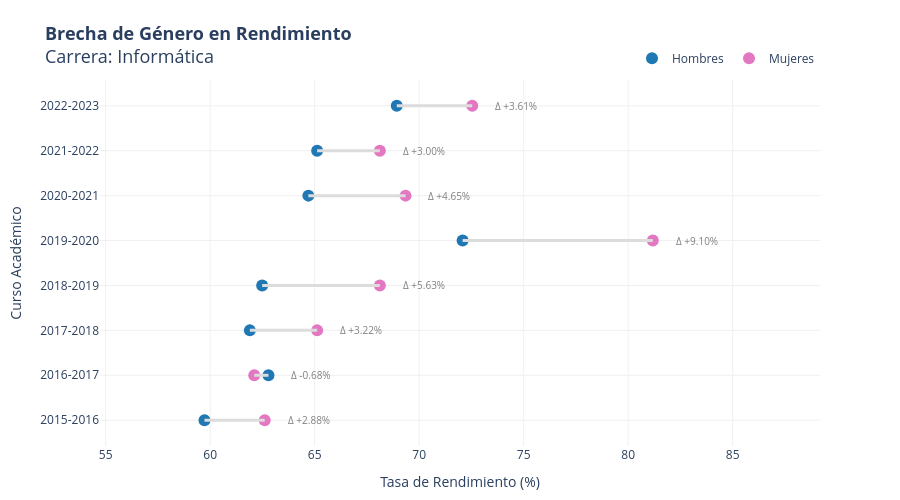

Source (notebook cell):
### Markdown cell above
## Brecha Hombres vs Mujeres

### Code cell
import plotly.graph_objects as go

# 1. Preparar los datos
# Filtramos para quedarnos solo con Hombres y Mujeres y la tasa específica
df_gap = df[(df['Genero'].isin(['Mujeres', 'Hombres'])) & 
            (df['Tasa'] == "Rendimiento") & 
            (df['Carrera'] == "Informática")].copy()

# Pivotamos para tener Hombres y Mujeres como columnas
df_pivot = df_gap.pivot(index='Anio', columns='Genero', values='Valor').reset_index()

# Ordenar por año para que la evolución sea lógica
df_pivot = df_pivot.sort_values('Anio')

fig = go.Figure()

# 2. Añadir las líneas de la "mancuerna" (Conectores)
for i, row in df_pivot.iterrows():
    fig.add_shape(
        type="line",
        x0=row['Hombres'], x1=row['Mujeres'],
        y0=row['Anio'], y1=row['Anio'],
        line=dict(color="#dcdcdc", width=3)
    )

# 3. Añadir puntos de Hombres
fig.add_trace(go.Scatter(
    x=df_pivot['Hombres'], 
    y=df_pivot['Anio'],
    mode='markers',
    name='Hombres',
    marker=dict(color='#1f77b4', size=12, symbol='circle'),
    hovertemplate="Hombres: %{x}%<extra></extra>"
))

# 4. Añadir puntos de Mujeres
fig.add_trace(go.Scatter(
    x=df_pivot['Mujeres'], 
    y=df_pivot['Anio'],
    mode='markers',
    name='Mujeres',
    marker=dict(color='#e377c2', size=12, symbol='circle'),
    hovertemplate="Mujeres: %{x}%<extra></extra>"
))

# 5. Añadir el valor de la brecha como texto a la derecha de cada mancuerna
for i, row in df_pivot.iterrows():
    brecha = row['Mujeres'] - row['Hombres']
    # Determinamos qué punto está más a la derecha para colocar el texto
    pos_x = max(row['Mujeres'], row['Hombres']) + 1 
    
    fig.add_annotation(
        x=pos_x, y=row['Anio'],
        text=f"Δ {brecha:+.2f}%",
        showarrow=False,
        xanchor="left",
        font=dict(size=10, color="gray")
    )

# 6. Estética del gráfico
fig.update_layout(
    title=dict(
        text=f"<b>Brecha de Género en Rendimiento</b><br>Carrera: Informática",
        font=dict(size=18)
    ),
    xaxis=dict(
        title="Tasa de Rendimiento (%)",
        gridcolor='#f0f0f0',
        range=[df_gap['Valor'].min() - 5, df_gap['Valor'].max() + 8] # Espacio para el texto
    ),
    yaxis=dict(title="Curso Académico", gridcolor='#f0f0f0'),
    margin=dict(l=100, r=80, t=80, b=50),
    template="plotly_white",
    legend=dict(orientation="h", yanchor="bottom", y=1.02, xanchor="right", x=1),
    height=500
)

fig.show()

### Figure 1 — Plotly figure (JSON) as saved in the notebook; plotly's stock layout.template omitted (floating-point values rounded to 4 significant figures)
{"data": [{"hovertemplate": "Hombres: %{x}%<extra></extra>", "marker": {"color": "#1f77b4", "size": 12, "symbol": "circle"}, "mode": "markers", "name": "Hombres", "type": "scatter", "x": [59.73, 62.79, 61.9, 62.49, 72.08, 64.7, 65.12, 68.93], "y": ["2015-2016", "2016-2017", "2017-2018", "2018-2019", "2019-2020", "2020-2021", "2021-2022", "2022-2023"]}, {"hovertemplate": "Mujeres: %{x}%<extra></extra>", "marker": {"color": "#e377c2", "size": 12, "symbol": "circle"}, "mode": "markers", "name": "Mujeres", "type": "scatter", "x": [62.61, 62.11, 65.12, 68.12, 81.18, 69.35, 68.12, 72.54], "y": ["2015-2016", "2016-2017", "2017-2018", "2018-2019", "2019-2020", "2020-2021", "2021-2022", "2022-2023"]}], "layout": {"annotations": [{"font": {"color": "gray", "size": 10}, "showarrow": false, "text": "Δ +2.88%", "x": 63.61, "xanchor": "left", "y": "2015-2016"}, {"font": {"color": "gray", "size": 10}, "showarrow": false, "text": "Δ -0.68%", "x": 63.79, "xanchor": "left", "y": "2016-2017"}, {"font": {"color": "gray", "size": 10}, "showarrow": false, "text": "Δ +3.22%", "x": 66.12, "xanchor": "left", "y": "2017-2018"}, {"font": {"color": "gray", "size": 10}, "showarrow": false, "text": "Δ +5.63%", "x": 69.12, "xanchor": "left", "y": "2018-2019"}, {"font": {"color": "gray", "size": 10}, "showarrow": false, "text": "Δ +9.10%", "x": 82.18, "xanchor": "left", "y": "2019-2020"}, {"font": {"color": "gray", "size": 10}, "showarrow": false, "text": "Δ +4.65%", "x": 70.35, "xanchor": "left", "y": "2020-2021"}, {"font": {"color": "gray", "size": 10}, "showarrow": false, "text": "Δ +3.00%", "x": 69.12, "xanchor": "left", "y": "2021-2022"}, {"font": {"color": "gray", "size": 10}, "showarrow": false, "text": "Δ +3.61%", "x": 73.54, "xanchor": "left", "y": "2022-2023"}], "height": 500, "legend": {"orientation": "h", "x": 1, "xanchor": "right", "y": 1.02, "yanchor": "bottom"}, "margin": {"b": 50, "l": 100, "r": 80, "t": 80}, "shapes": [{"line": {"color": "#dcdcdc", "width": 3}, "type": "line", "x0": 59.73, "x1": 62.61, "y0": "2015-2016", "y1": "2015-2016"}, {"line": {"color": "#dcdcdc", "width": 3}, "type": "line", "x0": 62.79, "x1": 62.11, "y0": "2016-2017", "y1": "2016-2017"}, {"line": {"color": "#dcdcdc", "width": 3}, "type": "line", "x0": 61.9, "x1": 65.12, "y0": "2017-2018", "y1": "2017-2018"}, {"line": {"color": "#dcdcdc", "width": 3}, "type": "line", "x0": 62.49, "x1": 68.12, "y0": "2018-2019", "y1": "2018-2019"}, {"line": {"color": "#dcdcdc", "width": 3}, "type": "line", "x0": 72.08, "x1": 81.18, "y0": "2019-2020", "y1": "2019-2020"}, {"line": {"color": "#dcdcdc", "width": 3}, "type": "line", "x0": 64.7, "x1": 69.35, "y0": "2020-2021", "y1": "2020-2021"}, {"line": {"color": "#dcdcdc", "width": 3}, "type": "line", "x0": 65.12, "x1": 68.12, "y0": "2021-2022", "y1": "2021-2022"}, {"line": {"color": "#dcdcdc", "width": 3}, "type": "line", "x0": 68.93, "x1": 72.54, "y0": "2022-2023", "y1": "2022-2023"}], "title": {"font": {"size": 18}, "text": "<b>Brecha de Género en Rendimiento</b><br>Carrera: Informática"}, "xaxis": {"gridcolor": "#f0f0f0", "range": [54.73, 89.18], "title": {"text": "Tasa de Rendimiento (%)"}}, "yaxis": {"gridcolor": "#f0f0f0", "title": {"text": "Curso Académico"}}}}
